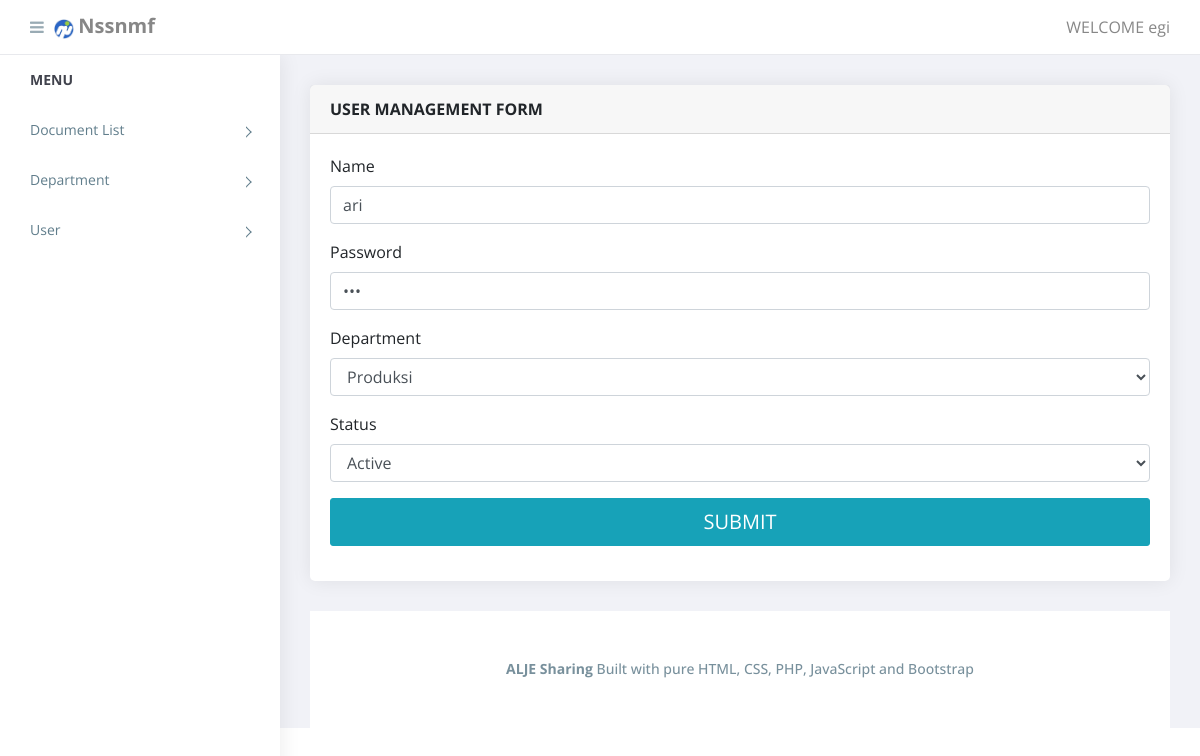
/manage_user_management.php?id=5 (signed in), run on the app's committed database.
### tables this page shows
CREATE TABLE `tbl_user` (
  `Id_User` int(11) NOT NULL,
  `Name` varchar(255) NOT NULL,
  `Id_Departement` int(11) NOT NULL,
  `Password` varchar(255) NOT NULL,
  `Status` int(11) NOT NULL
);

CREATE TABLE `tbl_department` (
  `Id_department` int(11) NOT NULL,
  `Nama_department` varchar(255) NOT NULL
);

### functions.inc.php (called while the page is built, shortened)
<?php
function get_safe_value($con,$str){
	if($str!=''){
		$str=trim($str);
		return mysqli_real_escape_string($con,$str);
	}
}
	?>

### manage_user_management.php (the view, shortened to what this page needs)
<?php
require('top.inc.php');
$name = '';
$department_id = '';
$password = '';
$status = '1';
$departments = [];
$dept_query = mysqli_query($con, "SELECT id_department, Nama_department FROM tbl_department");
while ($dept_row = mysqli_fetch_assoc($dept_query)) {
    $departments[] = $dept_row;
}
if (isset($_GET['id']) && $_GET['id'] != '') {
    $id = get_safe_value($con, $_GET['id']);
    $res = mysqli_query($con, "SELECT * FROM tbl_user WHERE Id_User='$id'");
    $check = mysqli_num_rows($res);
    if ($check > 0) {
        $row = mysqli_fetch_assoc($res);
        $name = $row['Name'];
        $department_id = $row['Id_Departement'];
        $password = $row['Password'];
        $status = $row['Status'];
    } else {
        header('location:user_management.php');
        die();
    }
}
?>
<div class="content pb-0">
    <div class="animated fadeIn">
        <div class="row">
            <div class="col-lg-12">
                <div class="card">
                    <div class="card-header"><strong>USER MANAGEMENT FORM</strong></div>
                    <form method="post" enctype="multipart/form-data">
                        <div class="card-body card-block">
                            <div class="form-group">
                                <label for="name" class="form-control-label">Name</label>
                                <input type="text" name="name" placeholder="Enter name" class="form-control" required value="<?php echo $name; ?>">
                            </div>
                            <div class="form-group">
                                <label for="password" class="form-control-label">Password</label>
                                <input type="password" name="password" placeholder="Enter password" class="form-control" required value="<?php echo $password; ?>">
                            </div>
                            <div class="form-group">
                            <label for="id_department" class="form-control-label">Department</label>
                            <select name="id_department" class="form-control" required>
                                <?php foreach ($departments as $department) { ?>
                                    <option value="<?php echo $department['id_department']; ?>"
                                        <?php echo ($department['id_department'] == $department_id) ? 'selected' : ''; ?>>
                                        <?php echo $department['Nama_department']; ?>
                                    </option>
                                <?php } ?>
                            </select>
                            </div>
                            <div class="form-group">
                                <label for="status" class="form-control-label">Status</label>
                                <select name="status" class="form-control">
                                    <option value="1" <?php echo $status == '1' ? 'selected' : ''; ?>>Active</option>
                                </select>
                            </div>
                            <button id="payment-button" name="submit" type="submit" class="btn btn-lg btn-info btn-block">
                                <span id="payment-button-amount">SUBMIT</span>
                            </button>
                        </div>
                    </form>
                </div>
            </div>
        </div>
    </div>
</div>
<?php
require('footer.inc.php');
?>

### assets/css/style.css (style rules this page uses)
body { display: table; font-family: open sans, sans-serif; font-size: 16px; width: 100% }
a, button { text-decoration: none; outline: none!important; color: #878787; -webkit-transition: all .25s ease; transition: all .25s ease }
.pb-0 { padding-bottom: 0 }
.btn, button, input, textarea { -webkit-box-shadow: none; box-shadow: none; outline: 0!important }
.btn { border-radius: 3px }
.content { float: left; padding: 1.875em; width: 100% }
.card { margin-bottom: 1.875em; border-radius: 5px; padding: 0; border: 0 solid transparent; -webkit-box-shadow: 0 0 20px rgba(0, 0, 0, .08); box-shadow: 0 0 20px rgba(0, 0, 0, .08) }
.card .card-body { float: left; padding: 1.25em; position: relative; width: 100% }
.btn, .button { display: inline-block; font-weight: 400; text-align: center; white-space: nowrap; vertical-align: middle; -webkit-transition: all .15s ease-in-out; transition: all .15s ease-in-out; border-radius: 3; cursor: pointer }
@media (max-width:1368px) { .card-body { padding: 15px } }

### data on the page
tbl_user: name "ari", id_department "Produksi", status "Active"

### other printed values
$_SESSION['ADMIN_USERNAME'] "egi"
